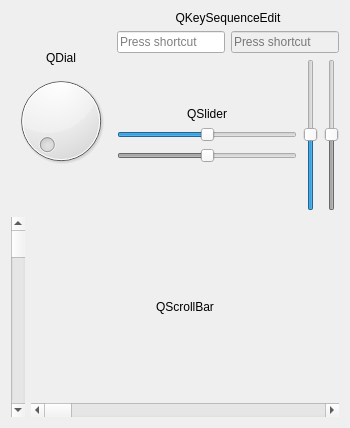
      <widget class="QWidget" name="tab_4">
       <attribute name="title">
        <string>Dial/Scrolls</string>
       </attribute>
       <layout class="QGridLayout" name="gridLayout_6">
        <item row="0" column="0">
         <layout class="QVBoxLayout" name="verticalLayout_14">
          <item>
           <layout class="QHBoxLayout" name="horizontalLayout_27">
            <item>
             <layout class="QVBoxLayout" name="verticalLayout_17">
              <item>
               <spacer name="verticalSpacer_3">
                <property name="orientation">
                 <enum>Qt::Vertical</enum>
                </property>
                <property name="sizeHint" stdset="0">
                 <size>
                  <width>20</width>
                  <height>40</height>
                 </size>
                </property>
               </spacer>
              </item>
              <item>
               <widget class="QLabel" name="label_23">
                <property name="text">
                 <string>QDial</string>
                </property>
                <property name="alignment">
                 <set>Qt::AlignCenter</set>
                </property>
               </widget>
              </item>
              <item>
               <widget class="QDial" name="dial"/>
              </item>
              <item>
               <spacer name="verticalSpacer_2">
                <property name="orientation">
                 <enum>Qt::Vertical</enum>
                </property>
                <property name="sizeHint" stdset="0">
                 <size>
                  <width>20</width>
                  <height>40</height>
                 </size>
                </property>
               </spacer>
              </item>
             </layout>
            </item>
            <item>
             <layout class="QVBoxLayout" name="verticalLayout_5">
              <item>
               <layout class="QVBoxLayout" name="verticalLayout_2">
                <item>
                 <widget class="QLabel" name="label_26">
                  <property name="text">
                   <string>QKeySequenceEdit</string>
                  </property>
                  <property name="alignment">
                   <set>Qt::AlignCenter</set>
                  </property>
                 </widget>
                </item>
                <item>
                 <layout class="QHBoxLayout" name="horizontalLayout_25">
                  <item>
                   <widget class="QKeySequenceEdit" name="keySequenceEdit"/>
                  </item>
                  <item>
                   <widget class="QKeySequenceEdit" name="keySequenceEdit_2">
                    <property name="enabled">
                     <bool>false</bool>
                    </property>
                   </widget>
                  </item>
                 </layout>
                </item>
               </layout>
              </item>
              <item>
               <layout class="QHBoxLayout" name="horizontalLayout_7">
                <item>
                 <layout class="QVBoxLayout" name="verticalLayout_15">
                  <item>
                   <spacer name="verticalSpacer_4">
                    <property name="orientation">
                     <enum>Qt::Vertical</enum>
                    </property>
                    <property name="sizeHint" stdset="0">
                     <size>
                      <width>20</width>
                      <height>40</height>
                     </size>
                    </property>
                   </spacer>
                  </item>
                  <item>
                   <widget class="QLabel" name="label_25">
                    <property name="text">
                     <string>QSlider</string>
                    </property>
                    <property name="alignment">
                     <set>Qt::AlignCenter</set>
                    </property>
                   </widget>
                  </item>
                  <item>
                   <widget class="QSlider" name="DialSliderH">
                    <property name="value">
                     <number>50</number>
                    </property>
                    <property name="orientation">
                     <enum>Qt::Horizontal</enum>
                    </property>
                   </widget>
                  </item>
                  <item>
                   <widget class="QSlider" name="DialSliderH_2">
                    <property name="enabled">
                     <bool>false</bool>
                    </property>
                    <property name="value">
                     <number>50</number>
                    </property>
                    <property name="orientation">
                     <enum>Qt::Horizontal</enum>
                    </property>
                   </widget>
                  </item>
                  <item>
                   <spacer name="verticalSpacer">
                    <property name="orientation">
                     <enum>Qt::Vertical</enum>
                    </property>
                    <property name="sizeHint" stdset="0">
                     <size>
                      <width>20</width>
                      <height>40</height>
                     </size>
                    </property>
                   </spacer>
                  </item>
                 </layout>
                </item>
                <item>
                 <layout class="QHBoxLayout" name="horizontalLayout_6">
                  <item>
                   <widget class="QSlider" name="DialSliderV">
                    <property name="value">
                     <number>50</number>
                    </property>
                    <property name="orientation">
                     <enum>Qt::Vertical</enum>
                    </property>
                   </widget>
                  </item>
                  <item>
                   <widget class="QSlider" name="DialSliderV_2">
                    <property name="enabled">
                     <bool>false</bool>
                    </property>
                    <property name="value">
                     <number>50</number>
                    </property>
                    <property name="orientation">
                     <enum>Qt::Vertical</enum>
                    </property>
                   </widget>
                  </item>
                 </layout>
                </item>
               </layout>
              </item>
             </layout>
            </item>
           </layout>
          </item>
          <item>
           <layout class="QHBoxLayout" name="horizontalLayout_26">
            <item>
             <widget class="QScrollBar" name="DialVScrollBar">
              <property name="minimumSize">
               <size>
                <width>0</width>
                <height>200</height>
               </size>
              </property>
              <property name="orientation">
               <enum>Qt::Vertical</enum>
              </property>
             </widget>
            </item>
            <item>
             <layout class="QVBoxLayout" name="verticalLayout_3">
              <item>
               <widget class="QLabel" name="label_24">
                <property name="layoutDirection">
                 <enum>Qt::LeftToRight</enum>
                </property>
                <property name="text">
                 <string>QScrollBar</string>
                </property>
                <property name="alignment">
                 <set>Qt::AlignCenter</set>
                </property>
               </widget>
              </item>
              <item>
               <widget class="QScrollBar" name="DialHScrollBar">
                <property name="orientation">
                 <enum>Qt::Horizontal</enum>
                </property>
               </widget>
              </item>
             </layout>
            </item>
           </layout>
          </item>
         </layout>
        </item>
       </layout>
      </widget>
